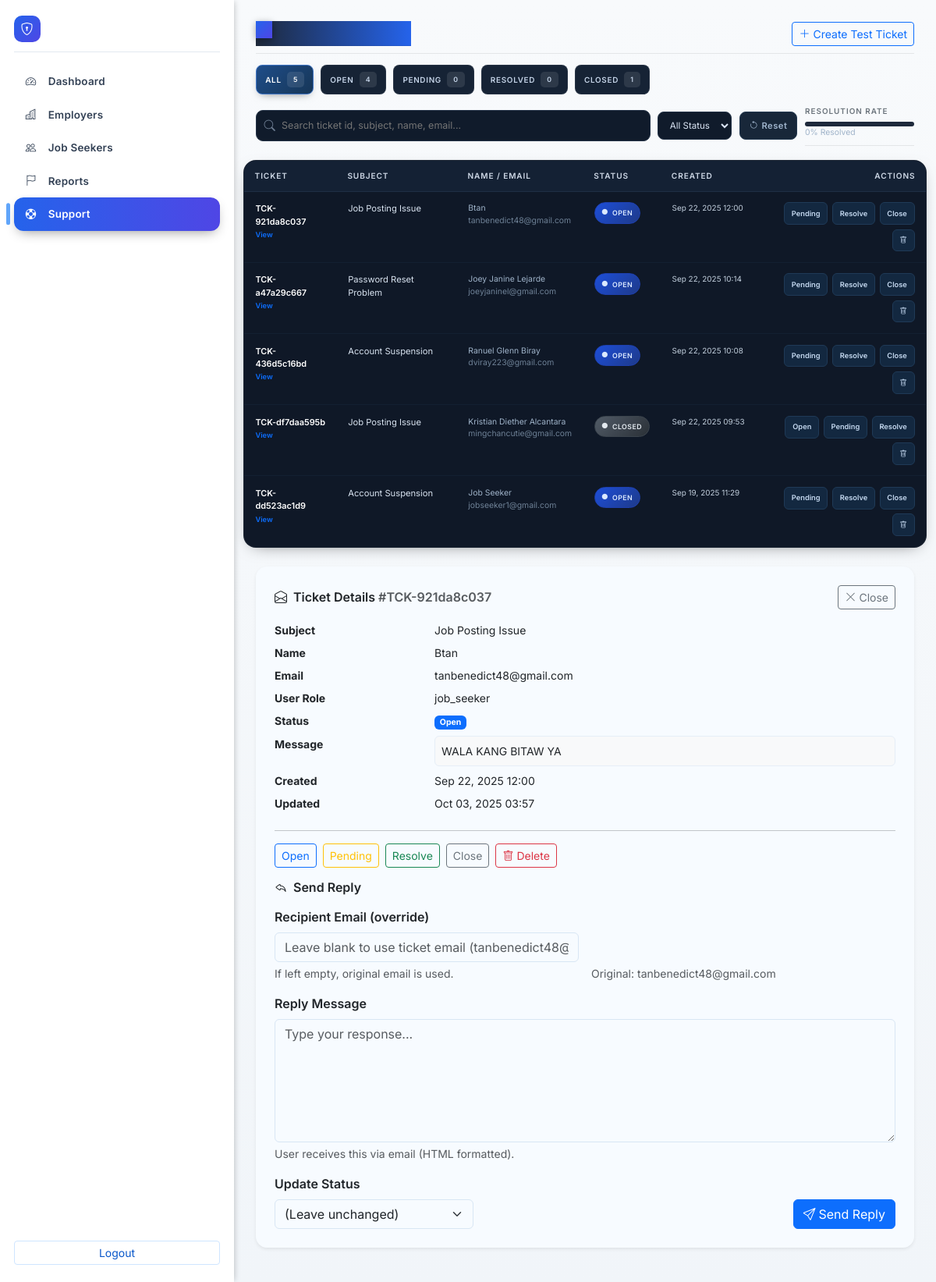
Page /public/admin_support_tickets.php?view=TCK-921da8c037 (signed in) on the committed database.
### tables this page shows
CREATE TABLE `support_tickets` (
  `ticket_id` varchar(40) NOT NULL,
  `user_id` varchar(40) DEFAULT NULL,
  `name` varchar(150) NOT NULL,
  `email` varchar(190) NOT NULL,
  `subject` varchar(150) NOT NULL,
  `message` text NOT NULL,
  `status` enum('Open','Pending','Resolved','Closed') NOT NULL DEFAULT 'Open',
  `created_at` timestamp NOT NULL DEFAULT current_timestamp(),
  `updated_at` timestamp NULL DEFAULT NULL
);

CREATE TABLE `users` (
  `user_id` varchar(40) NOT NULL,
  `name` varchar(120) NOT NULL,
  `date_of_birth` date DEFAULT NULL,
  `gender` enum('Male','Female','Non-binary','Prefer not to say') DEFAULT NULL,
  `phone` varchar(30) DEFAULT NULL,
  `region` varchar(100) DEFAULT NULL,
  `province` varchar(100) DEFAULT NULL,
  `city` varchar(100) DEFAULT NULL,
  `full_address` varchar(255) DEFAULT NULL,
  `email` varchar(180) NOT NULL,
  `password` varchar(255) DEFAULT NULL,
  `role` enum('job_seeker','employer','admin') NOT NULL DEFAULT 'job_seeker',
  `experience` int(11) DEFAULT 0,
  `education` varchar(120) DEFAULT NULL,
  `education_level` varchar(120) DEFAULT NULL,
  `primary_skill_summary` text DEFAULT NULL,
  `profile_completeness` tinyint(3) UNSIGNED NOT NULL DEFAULT 0,
  `profile_last_calculated` datetime DEFAULT NULL,
  `disability` varchar(255) DEFAULT NULL,
  `disability_type` varchar(120) DEFAULT NULL,
  `disability_severity` enum('Mild','Moderate','Severe') DEFAULT NULL,
  `assistive_devices` varchar(255) DEFAULT NULL,
  `pwd_id_number` varbinary(255) DEFAULT NULL,
  `pwd_id_last4` varchar(8) DEFAULT NULL,
  `pwd_id_status` enum('None','Pending','Verified','Rejected') NOT NULL DEFAULT 'None',
  `job_seeker_status` enum('Active','Suspended') NOT NULL DEFAULT 'Active',
  `pwd_id_review_note` text DEFAULT NULL,
  `pwd_id_reviewed_at` datetime DEFAULT NULL,
  `pwd_id_reviewed_by` varchar(40) DEFAULT NULL,
  `resume` varchar(255) DEFAULT NULL,
  `video_intro` varchar(255) DEFAULT NULL,
  `expected_salary_currency` varchar(8) DEFAULT 'PHP',
  `expected_salary_min` int(11) DEFAULT NULL,
  `expected_salary_max` int(11) DEFAULT NULL,
  `expected_salary_period` enum('monthly','yearly','hourly') DEFAULT 'monthly',
  `interests` text DEFAULT NULL,
  `accessibility_preferences` varchar(255) DEFAULT NULL,
  `preferred_location` varchar(255) DEFAULT NULL,
  `preferred_work_setup` enum('On-site','Hybrid','Remote') DEFAULT NULL,
  `created_at` timestamp NOT NULL DEFAULT current_timestamp(),
  `company_name` varchar(255) DEFAULT '',
  `business_email` varchar(255) DEFAULT '',
  `company_website` varchar(255) DEFAULT NULL,
  `company_phone` varchar(64) DEFAULT NULL,
  `business_permit_number` varchar(100) DEFAULT NULL,
  `employer_status` enum('Pending','Approved','Suspended','Rejected') DEFAULT 'Pending',
  `suspension_reason` text DEFAULT NULL,
  `employer_doc` varchar(255) DEFAULT '',
  `profile_picture` varchar(255) DEFAULT NULL,
  `deleted_at` datetime DEFAULT NULL
);

### classes/SupportTicket.php (called while the page is built, shortened)
<?php
class SupportTicket
{
    public static function list(array $opts = []): array {
        $pdo = Database::getConnection();
        $status = $opts['status'] ?? null;
        $search = trim($opts['search'] ?? '');
        $params = [];
        $where = [];
        $sql = "SELECT t.ticket_id, t.user_id, t.name, t.email, t.subject, t.message, t.status,
                       t.created_at, t.updated_at,
                       u.role AS user_role
                FROM support_tickets t
                LEFT JOIN users u ON u.user_id = t.user_id";
        $sql .= ' ORDER BY t.created_at DESC LIMIT 200';
        $stmt = $pdo->prepare($sql);
        $stmt->execute($params);
        return $stmt->fetchAll();
    }
    public static function find(string $ticket_id): ?array {
        $pdo = Database::getConnection();
        $stmt = $pdo->prepare("SELECT t.*, u.role AS user_role
                               FROM support_tickets t
                               LEFT JOIN users u ON u.user_id = t.user_id
                               WHERE t.ticket_id = ? LIMIT 1");
        $stmt->execute([$ticket_id]);
        $row = $stmt->fetch();
        return $row ?: null;
    }
}

### public/admin_support_tickets.php (the view, shortened to what this page needs)
<?php
require_once '../classes/SupportTicket.php';
function ticket_status_badge($status){
  switch($status){
    case 'Open': return 'primary';
  }
}
$statusFilter=$_GET['status']??''; $search=$_GET['q']??''; $viewId=$_GET['view']??'';
$tickets=SupportTicket::list(['status'=>$statusFilter?:null,'search'=>$search]);
$counts=['total'=>0,'Open'=>0,'Pending'=>0,'Resolved'=>0,'Closed'=>0];
foreach($tickets as $t){ $counts['total']++; $s=$t['status']; if(isset($counts[$s])) $counts[$s]++; }
$resolvedPct=$counts['total']?round(($counts['Resolved']/$counts['total'])*100,1):0;
$viewTicket=$viewId?SupportTicket::find($viewId):null;
include '../includes/header.php';
?>
<div class="admin-layout">
  <?php include '../includes/admin_sidebar.php'; ?>
  <div class="admin-main">
    <div class="tickets-topbar fade-in">
      <div class="d-flex justify-content-between align-items-center flex-wrap gap-2">
        <h2 class="h6 fw-semibold mb-0 d-flex align-items-center" style="letter-spacing:.5px"><i class="bi bi-life-preserver me-2"></i>Support Tickets</h2>
        <a href="support_contact.php" class="btn btn-sm btn-outline-primary"><i class="bi bi-plus-lg me-1"></i>Create Test Ticket</a>
      </div>
      <div class="t-chips" id="ticketChips">
        <div class="t-chip active" data-filter="">All <span class="count"><?= $counts['total']; ?></span></div>
        <div class="t-chip" data-filter="Open">Open <span class="count"><?= $counts['Open']; ?></span></div>
        <div class="t-chip" data-filter="Pending">Pending <span class="count"><?= $counts['Pending']; ?></span></div>
        <div class="t-chip" data-filter="Resolved">Resolved <span class="count"><?= $counts['Resolved']; ?></span></div>
        <div class="t-chip" data-filter="Closed">Closed <span class="count"><?= $counts['Closed']; ?></span></div>
      </div>
      <div class="t-filters">
        <div class="search-box"><i class="bi bi-search"></i><input type="text" id="ticketSearch" placeholder="Search ticket id, subject, name, email..."></div>
        <select id="ticketStatusSelect">
          <option value="">All Status</option>
        </select>
        <button type="button" class="reset-btn" id="ticketReset"><i class="bi bi-arrow-counterclockwise me-1"></i>Reset</button>
        <div class="ms-auto small text-secondary d-flex flex-column" style="min-width:140px">
          <span class="fw-semibold" style="font-size:.62rem;letter-spacing:.1em;text-transform:uppercase">Resolution Rate</span>
          <div class="resolution-bar"><span style="width:<?= $resolvedPct; ?>%"></span></div>
          <span style="font-size:.65rem;color:#9fb3c9"><?= $resolvedPct; ?>% Resolved</span>
        </div>
      </div>
    </div>
    <div class="tickets-wrapper fade-in" id="ticketsWrapper">
      <table class="tickets-table" id="ticketsTable">
        <thead>
          <tr>
            <th data-sort="ticket">Ticket</th>
            <th data-sort="subject">Subject</th>
            <th data-sort="name">Name / Email</th>
            <th data-sort="status">Status</th>
            <th data-sort="created">Created</th>
            <th style="text-align:right">Actions</th>
          </tr>
        </thead>
        <tbody>
          <?php foreach ($tickets as $t): $st=$t['status']; ?>
            <tr data-status="<?= htmlspecialchars($st); ?>">
              <td style="font-size:.68rem;font-weight:600;color:#fff">
                <?= htmlspecialchars($t['ticket_id']); ?><br>
                <a class="text-decoration-none" style="font-size:.58rem" href="admin_support_tickets.php?view=<?= urlencode($t['ticket_id']); ?>">View</a>
              </td>
              <td style="font-size:.7rem;color:#d7e2ef"><?= htmlspecialchars(mb_strimwidth($t['subject'],0,70,'…')); ?></td>
              <td style="font-size:.65rem;color:#9fb3c9">
                <?= htmlspecialchars($t['name']); ?><br>
                <span style="color:#6e8196"><?= htmlspecialchars($t['email']); ?></span>
              </td>
              <td><span class="status-pill st-<?= htmlspecialchars($st); ?>"><i class="bi bi-circle-fill" style="font-size:.45rem"></i><?= htmlspecialchars($st); ?></span></td>
              <td style="font-size:.62rem;color:#c2cfdd;white-space:nowrap"><?= htmlspecialchars(date('M d, Y H:i', strtotime($t['created_at']))); ?></td>
              <td class="actions" style="text-align:right">
                <div class="ticket-actions" style="display:flex;gap:.35rem;flex-wrap:wrap;justify-content:flex-end">
                  <?php if($st!=='Open'): ?><a class="action-btn" href="?action=open&ticket_id=<?= urlencode($t['ticket_id']); ?>">Open</a><?php endif; ?>
                  <?php if($st!=='Pending'): ?><a class="action-btn" href="?action=pending&ticket_id=<?= urlencode($t['ticket_id']); ?>">Pending</a><?php endif; ?>
                  <?php if($st!=='Resolved'): ?><a class="action-btn" href="?action=resolved&ticket_id=<?= urlencode($t['ticket_id']); ?>">Resolve</a><?php endif; ?>
                  <?php if($st!=='Closed'): ?><a class="action-btn" href="?action=closed&ticket_id=<?= urlencode($t['ticket_id']); ?>">Close</a><?php endif; ?>
                  <a class="action-btn" data-confirm-title="Delete Ticket" data-confirm="Delete this support ticket?" data-confirm-yes="Delete" data-confirm-no="Cancel" href="?action=delete&ticket_id=<?= urlencode($t['ticket_id']); ?>"><i class="bi bi-trash"></i></a>
                </div>
              </td>
            </tr>
          <?php endforeach; ?>
        </tbody>
      </table>
    </div>
    <?php if ($viewTicket): ?>
      <div class="card border-0 shadow-sm my-4 fade-in">
        <div class="card-body p-4">
          <div class="d-flex justify-content-between align-items-center mb-3">
            <h3 class="h6 fw-semibold mb-0"><i class="bi bi-envelope-open me-2"></i>Ticket Details <span class="text-muted">#<?= htmlspecialchars($viewTicket['ticket_id']); ?></span></h3>
            <a href="admin_support_tickets.php" class="btn btn-sm btn-outline-secondary"><i class="bi bi-x-lg"></i> Close</a>
          </div>
          <dl class="row mb-0 small">
            <dt class="col-sm-3">Subject</dt><dd class="col-sm-9"><?= nl2br(htmlspecialchars($viewTicket['subject'])); ?></dd>
            <dt class="col-sm-3">Name</dt><dd class="col-sm-9"><?= htmlspecialchars($viewTicket['name']); ?></dd>
            <dt class="col-sm-3">Email</dt><dd class="col-sm-9"><?= htmlspecialchars($viewTicket['email']); ?></dd>
            <dt class="col-sm-3">User Role</dt><dd class="col-sm-9"><?= htmlspecialchars($viewTicket['user_role'] ?? '—'); ?></dd>
            <dt class="col-sm-3">Status</dt><dd class="col-sm-9"><span class="badge text-bg-<?= ticket_status_badge($viewTicket['status']); ?>"><?= htmlspecialchars($viewTicket['status']); ?></span></dd>
            <dt class="col-sm-3">Message</dt><dd class="col-sm-9"><div class="border rounded p-2 bg-light"><?= nl2br(htmlspecialchars($viewTicket['message'])); ?></div></dd>
            <dt class="col-sm-3">Created</dt><dd class="col-sm-9"><?= htmlspecialchars(date('M d, Y H:i', strtotime($viewTicket['created_at']))); ?></dd>
            <?php if (!empty($viewTicket['updated_at'])): ?><dt class="col-sm-3">Updated</dt><dd class="col-sm-9"><?= htmlspecialchars(date('M d, Y H:i', strtotime($viewTicket['updated_at']))); ?></dd><?php endif; ?>
          </dl>
          <hr>
          <div class="d-flex flex-wrap gap-2 mb-3">
            <a class="btn btn-sm btn-outline-primary" href="?action=open&ticket_id=<?= urlencode($viewTicket['ticket_id']); ?>">Open</a>
            <a class="btn btn-sm btn-outline-warning" href="?action=pending&ticket_id=<?= urlencode($viewTicket['ticket_id']); ?>">Pending</a>
            <a class="btn btn-sm btn-outline-success" href="?action=resolved&ticket_id=<?= urlencode($viewTicket['ticket_id']); ?>">Resolve</a>
            <a class="btn btn-sm btn-outline-secondary" href="?action=closed&ticket_id=<?= urlencode($viewTicket['ticket_id']); ?>">Close</a>
            <a class="btn btn-sm btn-outline-danger" data-confirm-title="Delete Ticket" data-confirm="Delete this support ticket?" data-confirm-yes="Delete" data-confirm-no="Cancel" href="?action=delete&ticket_id=<?= urlencode($viewTicket['ticket_id']); ?>"><i class="bi bi-trash me-1"></i>Delete</a>
          </div>
          <h4 class="h6 fw-semibold mb-3"><i class="bi bi-reply me-2"></i>Send Reply</h4>
          <form method="post" class="row g-3">
            <div class="col-md-6"><label class="form-label">Recipient Email (override)</label><input name="reply_recipient" type="email" class="form-control" placeholder="Leave blank to use ticket email (<?= htmlspecialchars($viewTicket['email']); ?>)" value="<?= htmlspecialchars($_POST['reply_recipient'] ?? ''); ?>"><div class="form-text">If left empty, original email is used.</div></div>
            <div class="col-md-6 d-flex align-items-end"><div class="small text-muted">Original: <?= htmlspecialchars($viewTicket['email']); ?></div></div>
            <div class="col-12"><label class="form-label">Reply Message</label><textarea name="reply_message" class="form-control" rows="6" required placeholder="Type your response..."><?= htmlspecialchars($_POST['reply_message'] ?? ''); ?></textarea><div class="form-text">User receives this via email (HTML formatted).</div></div>
            <div class="col-md-4"><label class="form-label">Update Status</label><select name="reply_new_status" class="form-select"><option value="">(Leave unchanged)</option></select></div>
            <div class="col-md-8 d-flex align-items-end justify-content-end"><button class="btn btn-primary"><i class="bi bi-send me-1"></i>Send Reply</button></div>
          </form>
        </div>
      </div>
    <?php endif; ?>
  </div>
</div>
<?php include '../includes/footer.php'; ?>

### rows in the picture
support_tickets: ticket_id "TCK-921da8c037", subject "Job Posting Issue", name "Btan", email "tanbenedict48@gmail.com", status "OPEN", created_at "Sep 22, 2025 12:00", user.role "job_seeker", status "Open", message "WALA KANG BITAW YA", updated_at "Oct 03, 2025 03:57", reply_recipient "Leave blank to use ticket email (tanbenedict48@gmail.com)"
support_tickets: ticket_id "TCK-a47a29c667", subject "Password Reset Problem", name "Joey Janine Lejarde", email "joeyjaninel@gmail.com", status "OPEN", created_at "Sep 22, 2025 10:14"
support_tickets: ticket_id "TCK-436d5c16bd", subject "Account Suspension", name "Ranuel Glenn Biray", email "dviray223@gmail.com", status "OPEN", created_at "Sep 22, 2025 10:08"
support_tickets: ticket_id "TCK-df7daa595b", subject "Job Posting Issue", name "Kristian Diether Alcantara", email "mingchancutie@gmail.com", status "CLOSED", created_at "Sep 22, 2025 09:53"
support_tickets: ticket_id "TCK-dd523ac1d9", subject "Account Suspension", name "Job Seeker", email "jobseeker1@gmail.com", status "OPEN", created_at "Sep 19, 2025 11:29"

### other values in the picture
$item['label'] "Dashboard"
$item['label'] "Employers"
$item['label'] "Job Seekers"
$item['label'] "Reports"
$item['label'] "Support"
$counts['total'] "5"
$counts['Open'] "4"
$counts['Pending'] "0"
$counts['Resolved'] "0"
$counts['Closed'] "1"
$resolvedPct "0"
